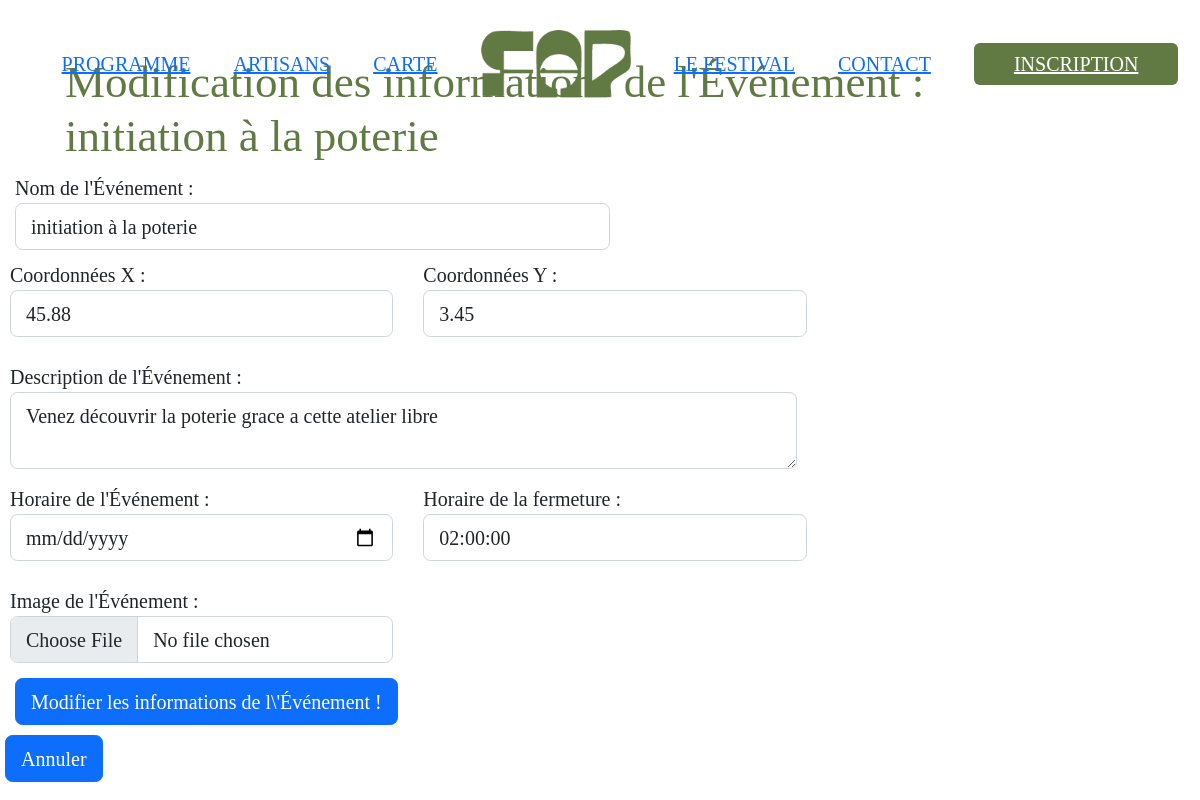
The page /FAP/modif/modif_event.php?id=2 on the database its author committed.
### tables this page shows
CREATE TABLE `evenement` (
  `id_event` int(11) NOT NULL,
  `nomevent` varchar(30) NOT NULL,
  `defevent` text NOT NULL,
  `xcoordevent` float NOT NULL,
  `ycoordevent` float NOT NULL,
  `imgevent` blob NOT NULL,
  `horaireevent` datetime NOT NULL,
  `dureeevent` time NOT NULL
);

### FAP/modif/modif_event.php (the view, shortened to what this page needs)
<?php
$id=$_GET['id'];
$connection=new PDO('mysql:host=localhost;port=3306;dbname=festival','root','');
$requete="SELECT * FROM evenement WHERE id_event=".$id;
$resultats=$connection->query($requete);
$tab=$resultats->fetch();
?>
<!DOCTYPE html>
<html lang="fr">
<head>
  <link rel="stylesheet" href="../css/style.css">
  <link rel="stylesheet" href="../bootstrap/css/bootstrap.min.css">
</head>
<body>
	<?php
    include 'navbar.php';
	echo '<h1 class="titre_3">Modification des informations de l\'Événement : '.$tab[1].'</h1>';
	?>
	<form method="POST" action="modifier/modifier_event.php">
		<div class="col-md-6">
			<label for="nom">Nom de l'Événement : </label>
			<?php
			echo '<input type="text" name="nom" id="nom" class="form-control" required="required" value="'.$tab[1].'">';
			?>
		</div>
        <div class="row g-3">
            <div class="col-md-4">
                <label for="xcoord">Coordonnées X : </label>
                <?php
                echo '<input type="float" name="xcoord" class="form-control" required="required" value="'.$tab[3].'">';
                ?>
            </div>
            <div class="col-md-4">
            <label for="ycoord">Coordonnées Y : </label>
                <?php
                echo '<input type="float" name="ycoord" class="form-control" required="required" value="'.$tab[4].'">';
                ?>
            </div>
            <div class="col-md-8">
            <label for="description">Description de l'Événement  : </label>
                <?php
                echo '<textarea id="description" name="description" class="form-control" required="required">'.$tab[2].'</textarea>';
                ?>
            </div>
        </div>
        <div class="row g-3">
            <div class="col-md-4">
            <label for="horaire">Horaire de l'Événement : </label>
                <?php
                echo '<input type="date" name="horaire" class="form-control" required="required" value="'.$tab[6].'">';
                ?>
            </div>
            <div class="col-md-4">
            <label for="duree">Horaire de la fermeture : </label>
                <?php
                echo '<input type="text" name="duree" class="form-control" required="required" value="'.$tab[7].'">';
                ?>
            </div>
            <div class="col-md-4">
            <label for="img">Image de l'Événement : </label>
                <?php
                echo '<input type="file" name="img" class="form-control" required="required">';
                ?>
            </div>
        </div>
		<div>
			<input type="submit" class="btn btn-primary" value="Modifier les informations de l\'Événement !">
		</div>
	</form>
	<form action="../admin.php">
		<input type="submit" class="btn btn-primary" value="Annuler">
	</form>
</body>
</html>

### FAP/css/style.css (style rules this page uses)
* { margin: 0; padding: 0; font-family: Berlin Sans FB; font-weight: 400; font-size: 20px; }
body { background-color: #f7f1f0; }
h1 { font-family: "Engage"; font-size: 7vw; width: 80vw; }
.titre_3 { display: flex; padding: 50px 0px 0px 60px; font-size: 45px; color: #617A43; }
form { margin: 5px; }
form > div { margin: 10px ; }
form > div > div { margin: 5px; }
textarea { margin: 5px 0px; }

### css/style.css (style rules this page uses)
form { margin: 5px; }
form > div { margin: 10px ; }
form > div > div { margin: 5px; }
h1 { margin: 5px; }

### rows shown on the page
evenement: nomevent "initiation à la poterie", nom "initiation à la poterie", xcoord "45.88", ycoord "3.45", description "Venez découvrir la poterie grace a cette atelier libre", duree "02:00:00"
